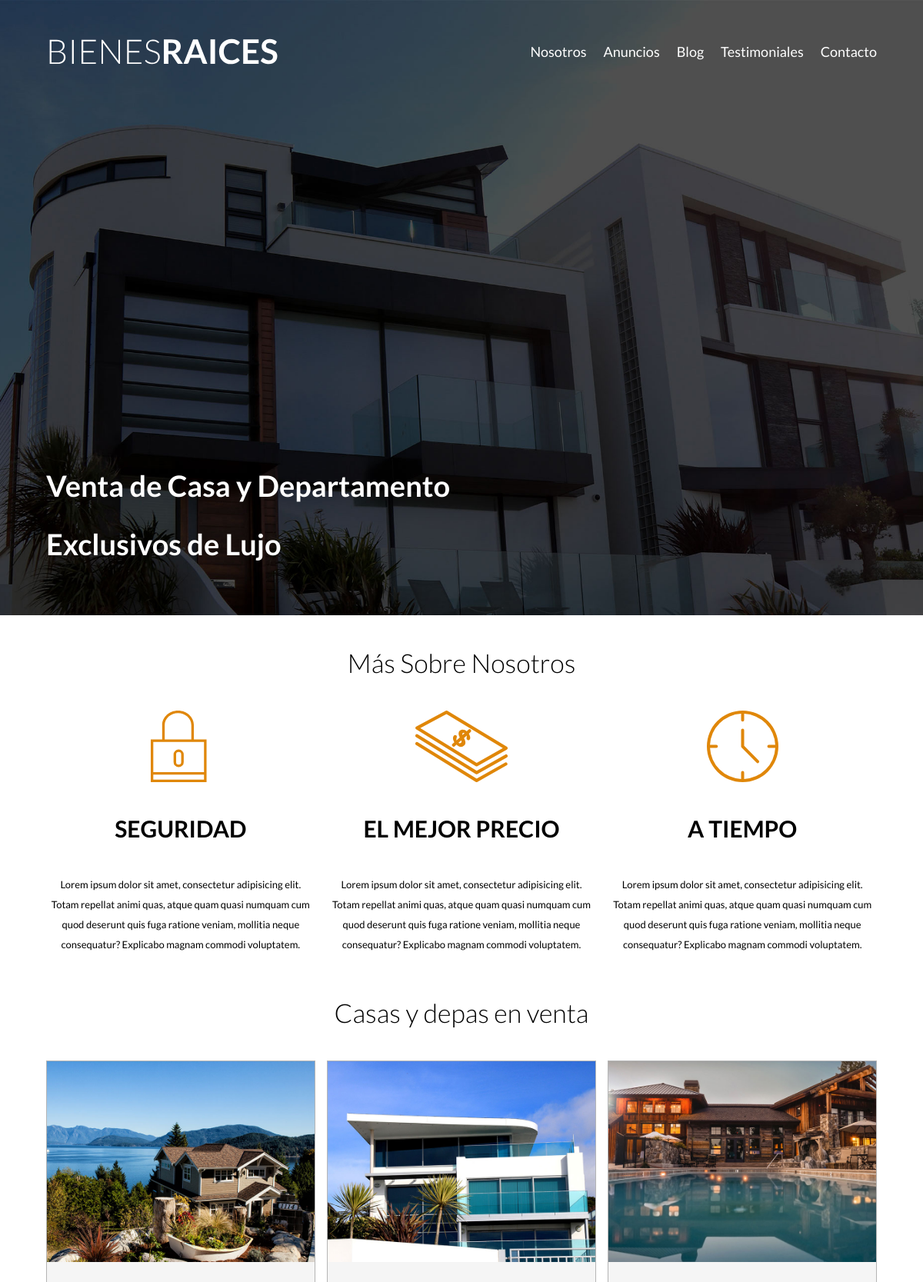
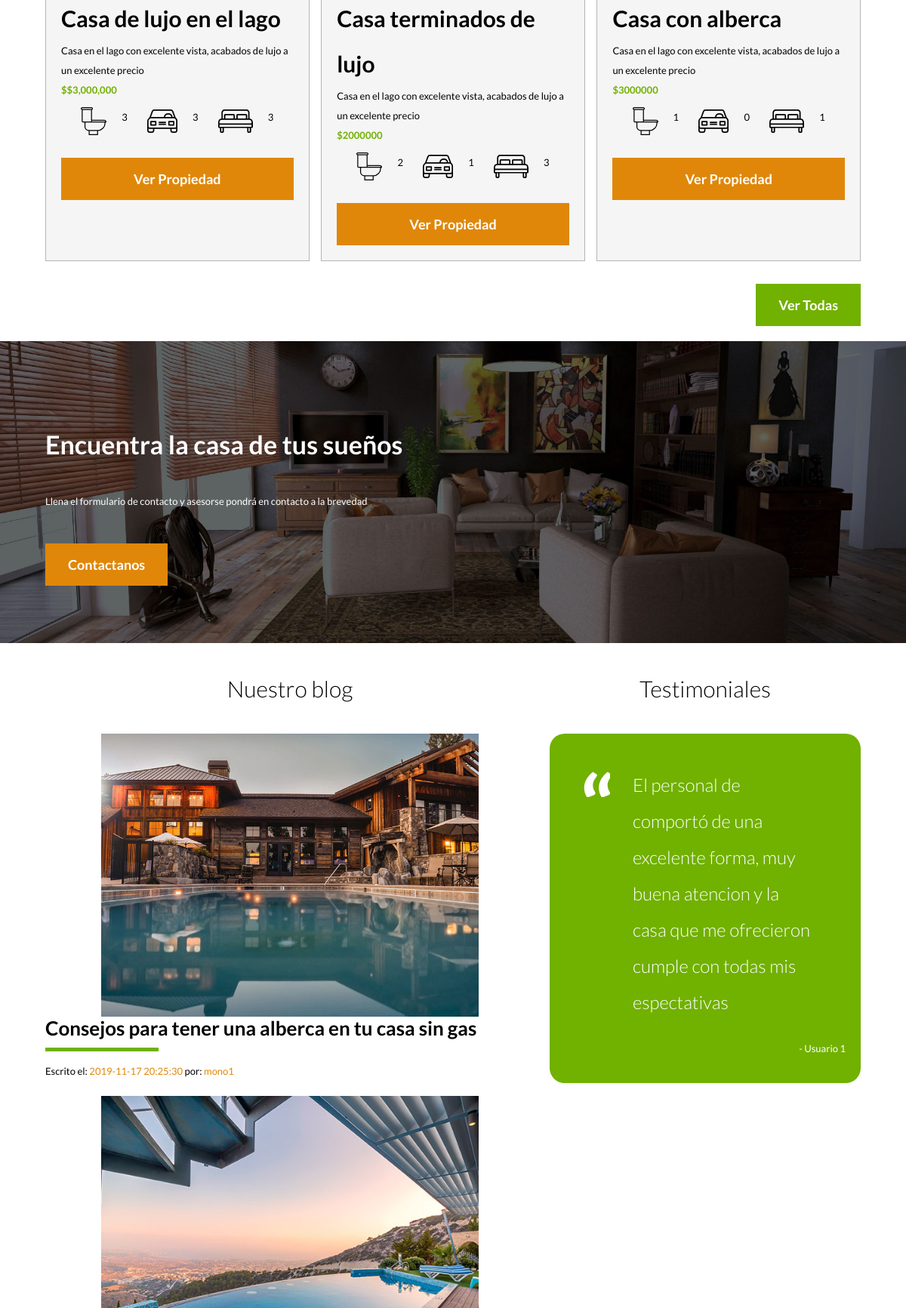
The page / (upper part) on the database its author committed (2 pictures, top to bottom).
### tables this page shows
CREATE TABLE `propiedades` (
  `id_Propiedad` int(11) NOT NULL,
  `nombre` varchar(50) NOT NULL,
  `precio` varchar(20) NOT NULL,
  `eslogan` varchar(100) NOT NULL,
  `descripcion` text NOT NULL,
  `recamaras` tinyint(3) UNSIGNED NOT NULL,
  `banios` tinyint(3) UNSIGNED NOT NULL,
  `cajones` tinyint(3) UNSIGNED NOT NULL,
  `imagen` varchar(50) NOT NULL
);

CREATE TABLE `entradas` (
  `id_Entrada` int(11) NOT NULL,
  `autor` int(11) NOT NULL,
  `titulo` varchar(50) NOT NULL,
  `texto` text NOT NULL,
  `url_imagen` varchar(50) NOT NULL,
  `fecha` datetime NOT NULL
);

### index.php (the view, shortened to what this page needs)
<?php
    include_once "includes/funciones/bd_conexion.php";
?>
<!DOCTYPE html>
<html lang="en">
<head>
    <link rel="stylesheet" href="/css/normalize.css">
    <link rel="stylesheet" href="css/styles.css">
</head>
<body>
    <header class="site-header inicio">
        <div class="contenedor contenido-header">
            <div class="barra">
                <a href="/">
                    <img src="img/logo.svg" alt="Bienes raices">
                </a>
                <nav class="navegacion" id="navegacion">
                    <a href="nosotros.php">Nosotros</a>
                    <a href="anuncios.php">Anuncios</a>
                    <a href="blog.php">Blog</a>
                    <a href="testimoniales.php">Testimoniales</a>
                    <a href="contacto.php">Contacto</a>
                </nav>
            </div>
            <h1>Venta de Casa y Departamento Exclusivos de Lujo</h1>
        </div>
    </header>
    <section class="contenedor seccion">
        <h2 class="fw300 centrar-texto">Más Sobre Nosotros</h2>
        <div class="icono-nosotros">
            <div class="icono">
                <img src="img/icono1.svg" alt="icono seguridad">
                <h3>Seguridad</h3>
                <p>Lorem ipsum dolor sit amet, consectetur adipisicing elit. Totam
                    repellat animi quas, atque quam quasi numquam cum quod deserunt
                    quis fuga ratione veniam, mollitia neque consequatur? Explicabo
                    magnam commodi voluptatem.
                </p>
            </div>
            <div class="icono">
                <img src="img/icono2.svg" alt="icono mejor precio">
                <h3>El Mejor Precio</h3>
                <p>Lorem ipsum dolor sit amet, consectetur adipisicing elit. Totam
                    repellat animi quas, atque quam quasi numquam cum quod deserunt
                    quis fuga ratione veniam, mollitia neque consequatur? Explicabo
                    magnam commodi voluptatem.
                </p>
            </div>
            <div class="icono">
                <img src="img/icono3.svg" alt="icono tiempo">
                <h3>A Tiempo</h3>
                <p>Lorem ipsum dolor sit amet, consectetur adipisicing elit. Totam
                    repellat animi quas, atque quam quasi numquam cum quod deserunt
                    quis fuga ratione veniam, mollitia neque consequatur? Explicabo
                    magnam commodi voluptatem.
                </p>
            </div>
        </div>
    </section>
    <main class="seccion contenedor">
        <h2 class="fw300 centrar-texto">Casas y depas en venta</h2>
        <div class="contenedor-anuncios">
        <?php
                try {
                    $sql = "SELECT * FROM propiedades LIMIT 3";
                    $resultado = $conn->query($sql);
                } catch (Exception $e) {
                    $error = $e->getMessage();
                    echo $error;
                }
                while($propiedad = $resultado->fetch_assoc()){
            ?>
                    <div class="anuncio">
                        <img src="img/<?php echo $propiedad['imagen'];?>" alt="Casa en el lago">
                        <div class="contenido-anuncio">
                            <h3><?php echo $propiedad['nombre'];?></h3>
                            <p><?php echo $propiedad['eslogan'];?></p>
                            <p class="precio">$<?php echo $propiedad['precio'];?></p>
                            <ul class="icono-caracteristicas">
                                <li>
                                    <img src="img/icono_wc.svg" alt="icono wc">
                                    <p><?php echo $propiedad['banios'];?></p>
                                </li>
                                <li>
                                    <img src="img/icono_estacionamiento.svg" alt="icono estacionamiento">
                                    <p><?php echo $propiedad['cajones'];?></p>
                                </li>
                                <li>
                                    <img src="img/icono_dormitorio.svg" alt="icono dormitorio">
                                    <p><?php echo $propiedad['recamaras'];?></p>
                                </li>
                            </ul>
                            <a href="anuncio.php?id=<?php echo $propiedad['id_Propiedad']; ?>" class="boton boton-amarillo d-block">Ver Propiedad</a>
                        </div>
                    </div>
            <?php
                }
            ?>
        </div>
        <div class="ver-todas">
            <a href="anuncios.php"  class="boton boton-verde">Ver Todas</a>
        </div>
    </main>
    <section class="imagen-contacto">
        <div class="contenedor contenido-contacto">
            <h2>Encuentra la casa de tus sueños</h2>
            <p>Llena el formulario de contacto y asesorse pondrá en contacto a
                la brevedad</p>
            <a href="contacto.php" class="boton boton-amarillo">Contactanos</a>
        </div>
    </section>
    <div class="seccion-inferior contenedor">
        <section class="blog">
            <h3 class="centrar-texto fw300">Nuestro blog</h3>
            <?php
            try {
                $sql = "SELECT id_Entrada, nombre, titulo, texto, url_imagen, fecha FROM entradas";
                $sql .= " INNER JOIN admins ";
                $sql .= " ON entradas.autor=admins.id_admin";
                $sql .= " ORDER BY id_entrada LIMIT 2";
                $resultado = $conn->query($sql);
            } catch (Exception $e) {
                $error = $e->getMessage();
                echo $error;
            }
            while($entrada = $resultado->fetch_assoc()){
        ?>
        <article class="entrada-blog">
            <div class="imagen">
                <img src="img/<?php echo $entrada['url_imagen'];?>" alt="Entrada de blog" width="500px">
            </div>
            <div class="texto-entrada">
                <a href="entrada.php?id=<?php echo $entrada['id_Entrada'];?>">
                    <h4><?php echo $entrada['titulo'];?></h4>
                </a>
                <p>Escrito el: <span><?php echo $entrada['fecha'];?></span>  por: <span> <?php echo $entrada['nombre'];?></span></p>
            </div>
        </article>
        <?php
            }
        ?>
        </section>
        <section class="testimoniales">
            <h3 class="centrar-texto fw300">Testimoniales</h3>
            <div class="testimonial">
                <blockquote>El personal de comportó de una excelente forma, muy buena
                    atencion y la casa que me ofrecieron cumple con todas mis
                    espectativas
                </blockquote>
                <p>- Usuario 1</p>
            </div>
        </section>
    </div>
</body>
</html>

### css/styles.css (style rules this page uses)
html { box-sizing: border-box; font-size: 62.5%; }
*, *:before, *:after { box-sizing: inherit; }
body { font-family: 'Lato', sans-serif; line-height: 2; }
img { max-width: 100%; display: block; margin: auto; }
.contenedor { width: 90%; max-width: 120rem; margin: 0 auto; }
h1 { font-size: 3.8rem; }
h2 { font-size: 3.4rem; }
h3 { font-size: 3rem; }
h4 { font-size: 2.6rem; }
p { font-size: 1.3rem; }
.seccion { margin-top: 2rem; margin-bottom: 2rem; }
.fw300 { font-weight: 300; }
.centrar-texto { text-align: center; }
.d-block { display: block!important; }
.boton { color: white; font-weight: 700; font-size: 1.8rem; text-decoration: none; padding: 1rem 3rem; margin-top: 3rem; display: inline-block; text-align: center; border: none; }
@media (min-width: 768px) { .boton { display: inline-block; flex: 0 0 auto; } }
.boton-amarillo { background-color: #e08709; }
.boton-verde { background-color: #71b100; }
.site-header { background-color: #333333; padding: 1rem 0 3rem 0; }
.site-header.inicio { background: url(../img/header.jpg); background-position: center center; background-size: cover; height: 100vh; min-height: 60rem; }
.contenido-header { height: 100%; display: flex; flex-direction: column; justify-content: space-between; text-align: center; }
@media (min-width: 768px) { .contenido-header { text-align: left; } }
.contenido-header h1 { color: white; max-width: 60rem; line-height: 2; }
.barra { padding-top: 3rem; }
@media (min-width: 768px) { .barra { display: flex; justify-content: space-between; align-items: center; } }
.navegacion a { color: white; text-decoration: none; font-size: 2.2rem; display: block; }
@media (min-width: 768px) { .navegacion a { display: inline-block; margin-right: 2rem; font-size: 1.8rem; } }
.navegacion a:last-of-type { margin: 0rem; }
.navegacion { display: none; }
@media (min-width: 768px) { .navegacion { display: block } }
@media (min-width: 768px) { .icono-nosotros { display: flex; justify-content: space-between; } }
.icono { text-align: center; }
@media (min-width: 768px) { .icono { flex-basis: calc(33.3% - 1rem); } }
.icono h3 { text-transform: uppercase; }
@media (min-width: 768px) { .contenedor-anuncios { display: flex; justify-content: space-between; flex-wrap: wrap; } }
.anuncio { border: 1px solid #b5b5b5; background: #f5f5f5; }
@media (min-width: 768px) { .anuncio { flex: 0 0 calc(33.3% - 1rem); } }
.contenido-anuncio { padding: 2rem; }
.contenido-anuncio h3, .contenido-anuncio p { margin: 0; }
.precio { color: #71b100; font-weight: 700; }
.icono-caracteristicas { list-style: none; padding: 0; display: flex; justify-content: space-evenly; flex: 1; max-width: 500px; }
.icono-caracteristicas li { display: flex; }
.icono-caracteristicas li img { margin-right: 2rem; }
.ver-todas { display: flex; justify-content: flex-end; }
.imagen-contacto { background-image: url(../img/encuentra.jpg); height: 400px; background-position: center center; background-size: cover; display: flex; align-items: center; }
.contenido-contacto { flex: 0 0 90%; color: white; }
.contenido-contacto p { font-size: 1.8 }
@media (min-width: 768px) { .seccion-inferior { display: flex; justify-content: space-between; } }
@media (min-width: 768px) { .seccion-inferior .blog { flex-basis: 60%; } }
@media (min-width: 768px) { .seccion-inferior .testimoniales { flex-basis: calc(40% - 2rem); } }
.entrada-blog { margin-bottom: 2rem; }
.entrada-blog:last-of-type { margin-bottom: 0; }
@media (min-width: 768px) { .entrada-blog .imagen { flex-basis: 40%; } }
@media (min-width: 768px) { .entrada-blog .texto-entrada { flex-basis: calc(60% - 3rem); } }
.texto-entrada a { color: black; text-decoration: none; }
.texto-entrada h4 { margin: 0; line-height: 1.2; }
.texto-entrada h4::after { content: ''; display: block; width: 15rem; height: .5rem; background-color: #71b100; margin-top: 1rem; }
.texto-entrada span { color: #e08709; }
.testimonial { background-color: #71b100; font-size: 2.4rem; padding: 2rem; color: white; border-radius: 2rem; margin-bottom: 30px; }
.testimonial p { text-align: right; }
.testimonial blockquote::before { content: ''; background-image: url(../img/comilla.svg); width: 4rem; height: 4rem; position: absolute; top: 0; left: -2rem; }
.testimonial blockquote { position: relative; padding-left: 5rem; font-weight: 300; }

### rows shown on the page
propiedades: imagen (picture), nombre "Casa de lujo en el lago", eslogan "Casa en el lago con excelente vista, acabados de lujo a un excelente precio", precio "$3,000,000", banios "3", cajones "3", recamaras "3"
propiedades: imagen (picture), nombre "Casa terminados de lujo", eslogan "Casa en el lago con excelente vista, acabados de lujo a un excelente precio", precio "2000000", banios "2", cajones "1", recamaras "3"
propiedades: imagen (picture), nombre "Casa con alberca", eslogan "Casa en el lago con excelente vista, acabados de lujo a un excelente precio", precio "3000000", banios "1", cajones "0", recamaras "1"
entradas: url_imagen (picture), titulo "Consejos para tener una alberca en tu casa sin gas", fecha "2019-11-17 20:25:30", autor.nombre "mono1"
entradas: url_imagen (picture)
